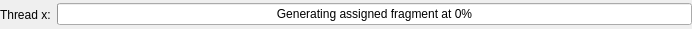
<?xml version="1.0" encoding="UTF-8"?>
<ui version="4.0">
 <class>ThreadView</class>
 <widget class="QWidget" name="ThreadView">
  <property name="geometry">
   <rect>
    <x>0</x>
    <y>0</y>
    <width>692</width>
    <height>29</height>
   </rect>
  </property>
  <property name="windowTitle">
   <string>Form</string>
  </property>
  <layout class="QHBoxLayout" name="horizontalLayout_2">
   <property name="leftMargin">
    <number>0</number>
   </property>
   <property name="topMargin">
    <number>0</number>
   </property>
   <property name="rightMargin">
    <number>0</number>
   </property>
   <property name="bottomMargin">
    <number>0</number>
   </property>
   <item>
    <layout class="QHBoxLayout" name="horizontalLayout">
     <item>
      <widget class="QLabel" name="label">
       <property name="text">
        <string>Thread x:</string>
       </property>
      </widget>
     </item>
     <item>
      <widget class="QProgressBar" name="progressBar">
       <property name="value">
        <number>0</number>
       </property>
       <property name="textVisible">
        <bool>true</bool>
       </property>
       <property name="format">
        <string>Generating assigned fragment at %p%</string>
       </property>
      </widget>
     </item>
    </layout>
   </item>
  </layout>
 </widget>
 <resources/>
 <connections/>
</ui>
